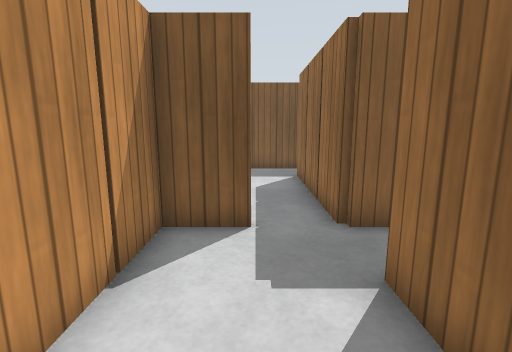
View 1 (above)

24 first-person views from a walk through a robot-simulator world made for Gazebo. The camera is 1 m above the floor, tilts 10° down and sees 85° across. The floor is counted in squares, 0.5 m on a side. Each view is taken from the middle of a square. On the plan, view 1 faces up. The plan holds only what a view shows up to about 17 squares ahead; the rest is blank. Simple patterns stand in for the simulator's built-in surfaces.

View 2
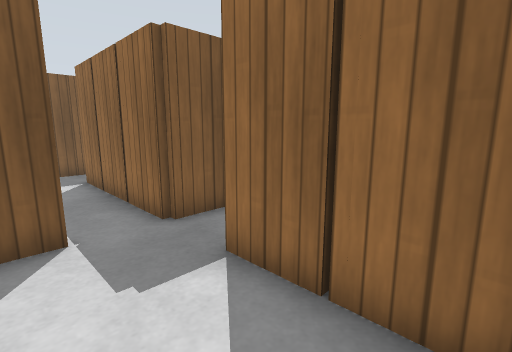

View 3
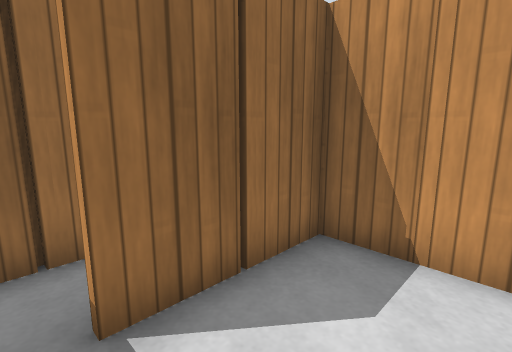

View 4
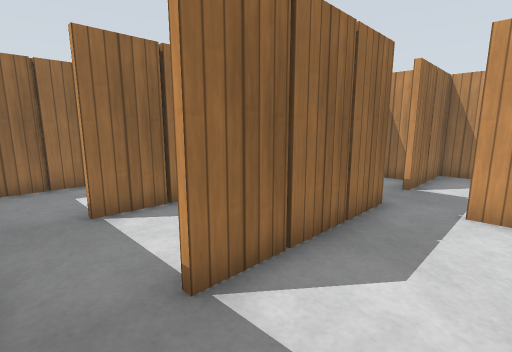

View 5
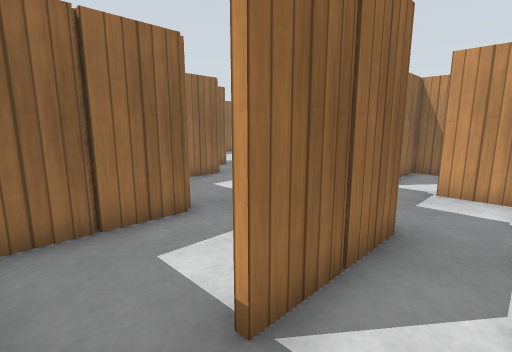

View 6
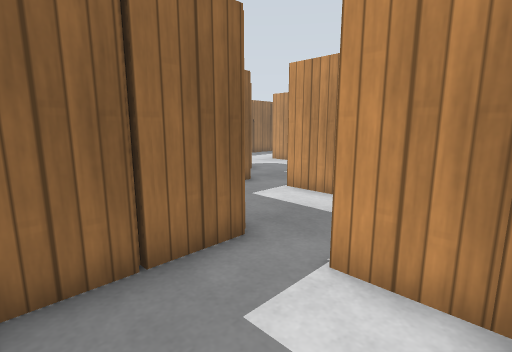

View 7
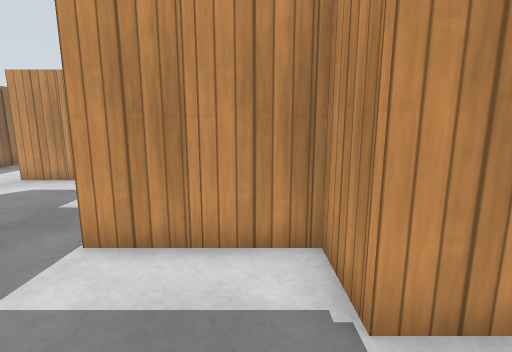

View 8
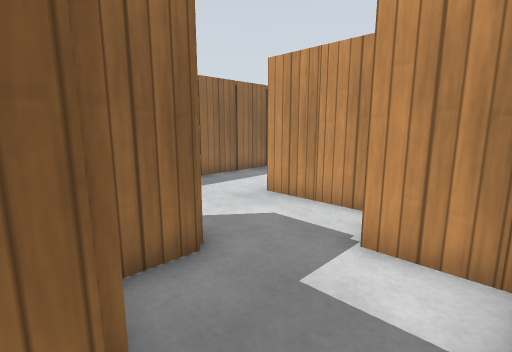

View 9
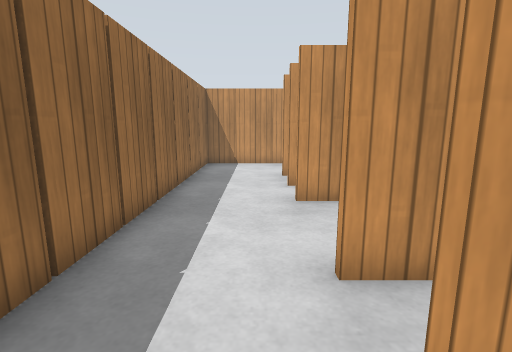

View 10
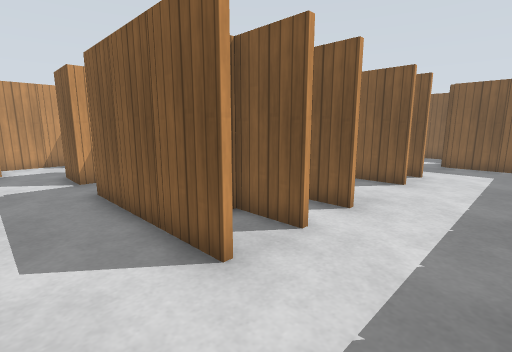

View 11
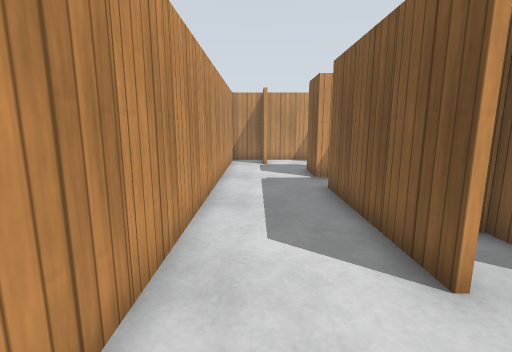

View 12
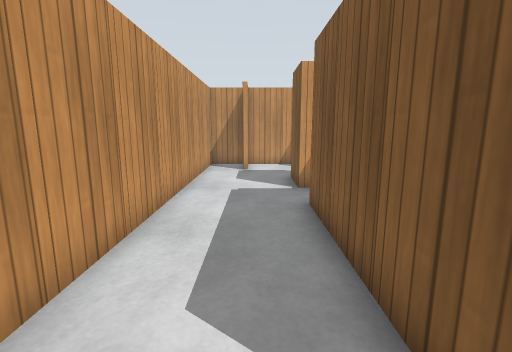

View 13
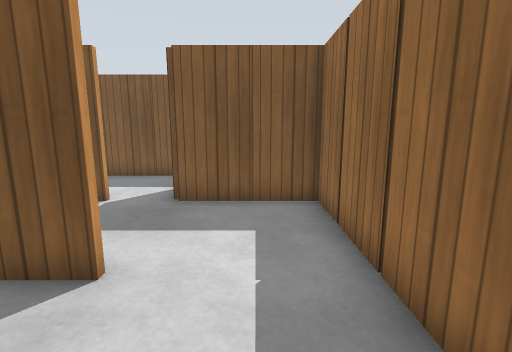

View 14
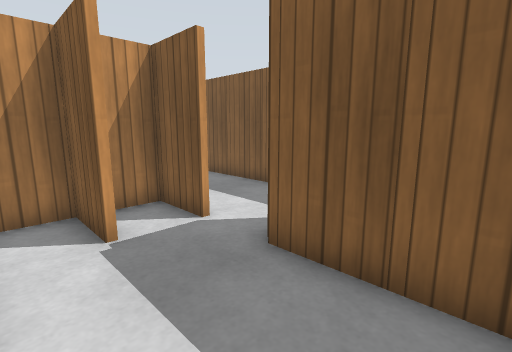

View 15
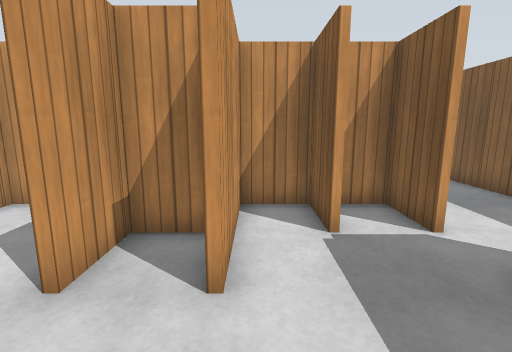

View 16
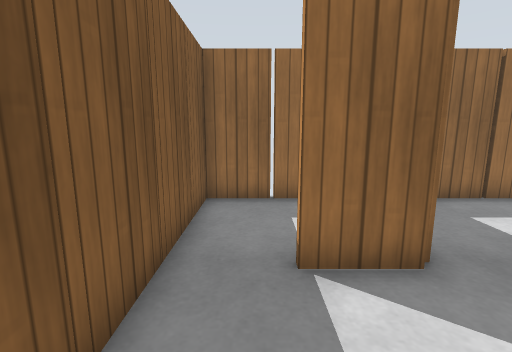

View 17
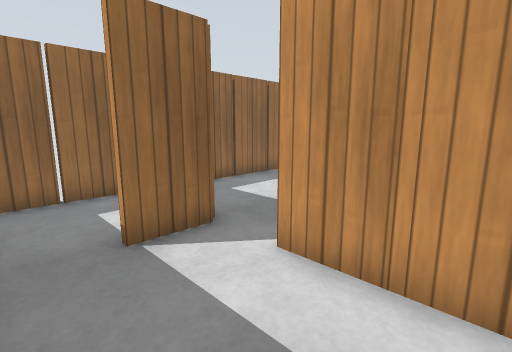

View 18
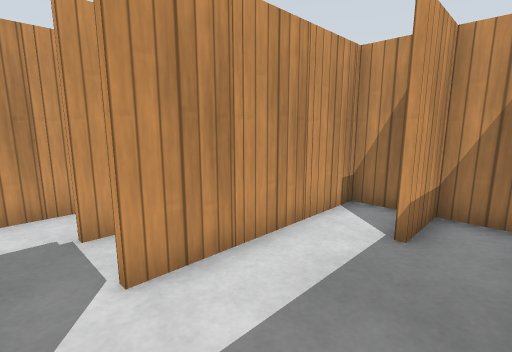

View 19
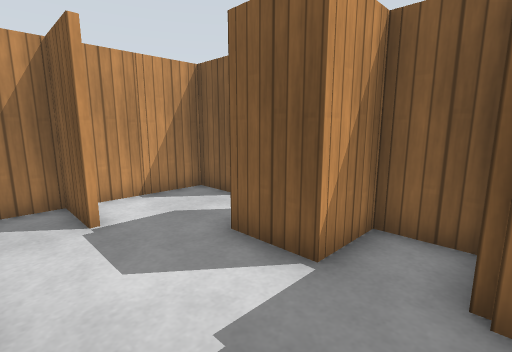

View 20
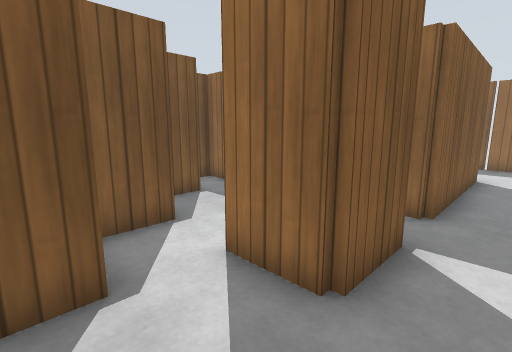

View 21
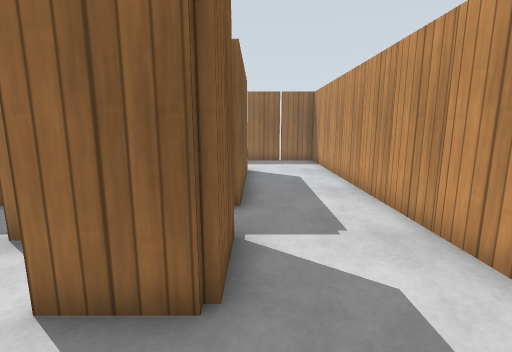

View 22
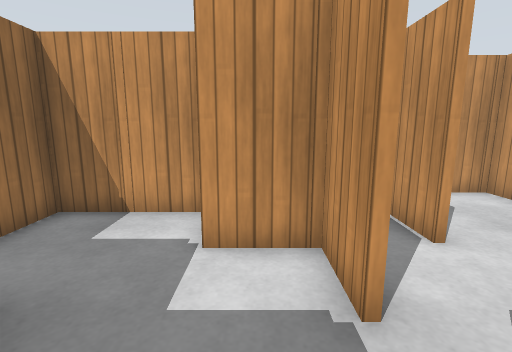

View 23
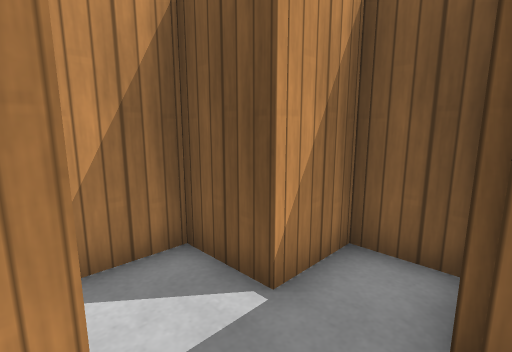

View 24
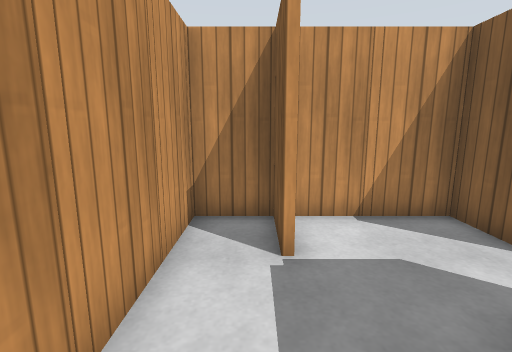

### Floor plan
Points are (right, up) in squares from view 1. A wall is a line through its corners. A room is listed if a view was taken in it or the views show most of it. See-through windows are left out.
Room 1 (views 1, 2)
walls: (1.7, -0.4) (1.7, 0.6); (-1, -0.4) (-0.5, -0.4)
ways out: opening at (-1, -0.5) to room 2
objects: wooden post (0, -1); wooden post (4, -3); wooden post (4, -2)
Room 2 (views 3, 4, 5, 6, 7, 8, 9, 10, 11, 12, 13, 14, 15, 16, 17, 18, 19, 20, 21, 22, 23, 24)
walls: (11.7, 2.4) (11.7, 3.4) (10.5, 3.4); (12, 1.6) (14, 1.6); (9.9, 2.5) (9.9, 1.4) (8.5, 1.4); (9.9, -0.5) (9.9, -1.5); (7.9, 0.5) (7.9, -0.2); (10.5, -2.4) (12, -2.4); (14.8, -0.4) (18, -0.4); (11.6, -2.6) (10.5, -2.6); (14.6, 5.6) (18, 5.6); (7.9, -2.5) (7.9, -3.5); (9.9, -3.5) (9.9, -4.6) (8, -4.6); (16.5, 3.6) (18, 3.6); (12.2, -4.4) (13.5, -4.4); (4.4, 3.6) (6, 3.6); (6, -2.6) (4.5, -2.6); (15.2, 7.6) (16, 7.6); (18, 3.4) (16.5, 3.4); (6.5, 7.6) (7.9, 7.6) (7.9, 5.6) (12, 5.6); (14.4, -4.4) (15.5, -4.4); (16, 7.4) (14.5, 7.4); (18, -0.6) (16.6, -0.6); (10.5, 9.6) (11.6, 9.6); (12.5, 9.6) (16, 9.6); (18, 5.4) (16.6, 5.4); (3.4, 5.4) (2, 5.4); (18, -2.6) (16.5, -2.6); (2.4, 1.6) (3.2, 1.6); (6.4, 9.6) (8, 9.6); (16, 9.4) (13.9, 9.4); (3.9, -3.5) (3.9, -5.6); (1.7, 2.4) (1.7, 3.5); (10.6, 11.6) (12, 11.6); (18, -4.6) (12, -4.6); (6, -6.6) (4.5, -6.6); (5.7, 10.5) (5.7, 11.5); (10.4, -8.4) (11.6, -8.4); (12.4, -8.4) (13.6, -8.4); (9.7, 12.5) (9.7, 13.1); (4.5, -6.4) (5, -6.4); (8.5, -8.4) (9.6, -8.4); (17.7, 10.5) (17.7, 11.5); (0.4, -0.4) (1.7, -0.4); (14.4, -8.4) (15.6, -8.4); (6.5, -8.4) (7.6, -8.4); (0, 5.4) (-1.5, 5.4); (16.4, -8.4) (17.6, -8.4); (4.5, -8.4) (5.6, -8.4); (-0.9, 5.6) (0, 5.6); (1.7, 10.4) (1.7, 11.5); (18.4, -8.4) (19.6, -8.4); (-1.9, 5.5) (-1.9, 1.8); (21.7, 10.1) (21.7, 13.4) (10.5, 13.4); (20.4, -8.4) (21.7, -8.4) (21.7, 9.4) (18, 9.4); (1.5, 13.4) (0.4, 13.4)
ways out: opening at (-1, -0.5) to room 1; opening at (7, -3) to room 3; opening at (8, -2) to room 3; opening at (6.5, 3)
objects: wooden post (-2, 3); wooden post (0, 14); wooden post (2, 1); wooden post (2, 6); wooden post (2, 7); wooden post (2, 9); wooden post (2, 14); wooden post (4, -9) to (4, -8); wooden post (4, -7); wooden post (4, -6); wooden post (4, 3); wooden post (4, 4); wooden post (6, -9); wooden post (6, 9); wooden post (6, 10); wooden post (8, -9); wooden post (8, -4); wooden post (8, 6); wooden post (10, -9); wooden post (10, -3); wooden post (10, -2); wooden post (10, 3); wooden post (10, 4); wooden post (10, 6); wooden post (10, 10); wooden post (10, 11); wooden post (10, 12); wooden post (12, -9); wooden post (12, -4); wooden post (12, 2); wooden post (12, 9); wooden post (12, 14); wooden post (14, -9); wooden post (14, -5); wooden post (14, 0); wooden post (14, 6); wooden post (14, 7); wooden post (14, 8); wooden post (14, 10); wooden post (14, 14); wooden post (16, -9); wooden post (16, -5) to (16, -4); wooden post (16, -3); wooden post (16, -2); wooden post (16, 0); wooden post (16, 4); wooden post (16, 6); wooden post (16, 14); wooden post (18, -9); wooden post (18, 10); wooden post (18, 14); wooden post (20, -9); wooden post (20, 9); wooden post (20, 14); wooden post (22, -7); wooden post (22, -5); wooden post (22, -3); wooden post (22, -1); wooden post (22, 1); wooden post (22, 3); wooden post (22, 5); wooden post (22, 7); wooden post (22, 11)
Room 3 (no view inside)
walls: (8, -0.6) (6.4, -0.6); (7.7, -3.6) (7.7, -2.5)
ways out: opening at (7, -3) to room 2; opening at (8, -2) to room 2

Where each view was taken, in squares from view 1:
view 1: 0 up, 0 right, facing up
view 2: 0 up, 1 left, facing up-right
view 3: 4 up, 1 left, facing down-right
view 4: 13 up, 1 left, facing down-right
view 5: 13 up, 4 right, facing down-right
view 6: 13 up, 6 right, facing down-right
view 7: 10 up, 9 right, facing down
view 8: 6 up, 12 right, facing down-right
view 9: 7 up, 19 right, facing down
view 10: 7 down, 21 right, facing up-left
view 11: 7 down, 21 right, facing left
view 12: 6 down, 19 right, facing left
view 13: 2 up, 20 right, facing up
view 14: 6 up, 21 right, facing up-left
view 15: 6 up, 21 right, facing left
view 16: 12 up, 14 right, facing right
view 17: 13 up, 13 right, facing down-right
view 18: 13 up, 17 right, facing down-left
view 19: 8 down, 12 right, facing up-left
view 20: 6 down, 5 right, facing up-right
view 21: 5 down, 5 right, facing right
view 22: 2 up, 11 right, facing down
view 23: 1 down, 12 right, facing up-left
view 24: 7 down, 10 right, facing left
